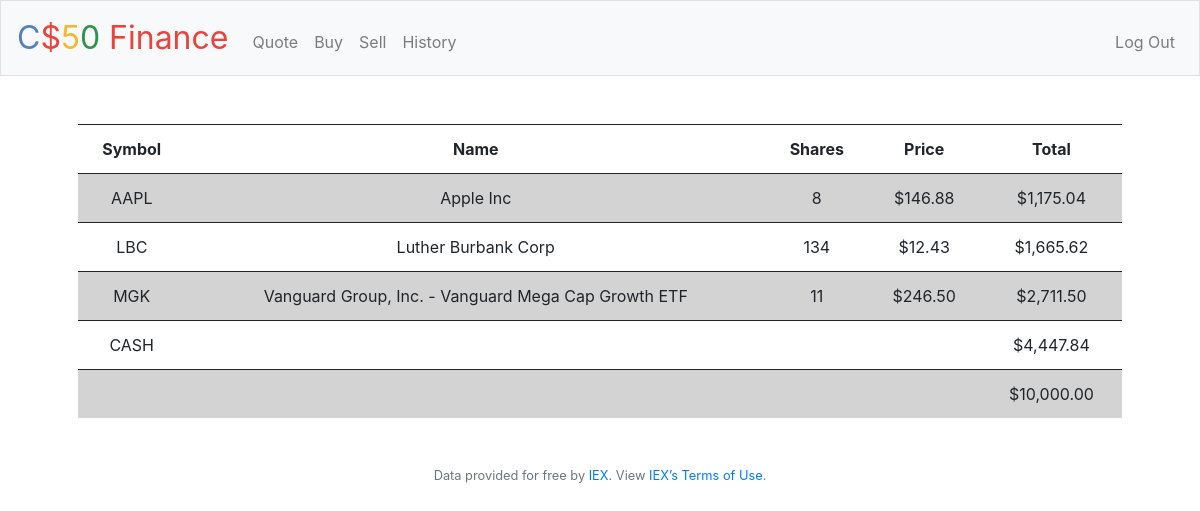
The page / (signed in) on the database its author committed.
### tables this page shows
CREATE TABLE portfolio (
id INTEGER NOT NULL,
user_id INTEGER NOT NULL,
symbol TEXT NOT NULL,
name TEXT NOT NULL,
shares INTEGER NOT NULL,
price NUMERIC NOT NULL,
PRIMARY KEY(id),
FOREIGN KEY(user_id) REFERENCES users(id)
);

### application.py (the view)
@app.route("/")
@login_required
def index():
    user_cash = db.execute("SELECT cash FROM users WHERE id=?", session.get("user_id"))
    cash = user_cash[0]["cash"]
    user_stocks = db.execute("SELECT * FROM portfolio WHERE user_id=?", session.get("user_id"))
    prices = []
    totals = []
    aggregate = cash
    for stock in user_stocks:
        price = stock["price"]
        total = price * stock["shares"]
        prices.append(usd(price))
        aggregate += total
        totals.append(usd(total))
    return render_template("index.html", cash=usd(cash), aggregate=usd(aggregate), stocks=user_stocks, length=len(user_stocks), prices=prices, totals=totals)

### application.py (called while the page is built)
@app.after_request
def after_request(response):
    response.headers["Cache-Control"] = "no-cache, no-store, must-revalidate"
    response.headers["Expires"] = 0
    response.headers["Pragma"] = "no-cache"
    return response

### helpers.py (called while the page is built)
def login_required(f):
    @wraps(f)
    def decorated_function(*args, **kwargs):
        if session.get("user_id") is None:
            return redirect("/login")
        return f(*args, **kwargs)
    return decorated_function

def usd(value):
    return f"${value:,.2f}"

### templates/index.html (shortened to what this page needs)
{% extends "layout.html" %}
{% block main %}
    <table>
        <thead>
            <tr>
                <th>Symbol</th>
                <th>Name</th>
                <th>Shares</th>
                <th>Price</th>
                <th>Total</th>
            </tr>
        </thead>
        <tbody>
            {% for i in range(length): %}
            <tr>
                <td>{{stocks[i].symbol}}</td>
                <td>{{stocks[i].name}}</td>
                <td>{{stocks[i].shares}}</td>
                <td>{{prices[i]}}</td>
                <td>{{totals[i]}}</td>
            </tr>
            {% endfor %}
            <tr>
                <td>CASH</td>
                <td> </td>
                <td> </td>
                <td> </td>
                <td>{{cash}}</td>
            </tr>
            <tr>
                <td> </td>
                <td> </td>
                <td> </td>
                <td> </td>
                <td>{{aggregate}}</td>
            </tr>
        </tbody>
    </table>
{% endblock %}

### templates/layout.html (shortened to what this page needs)
<!DOCTYPE html>
<html lang="en">
    <head>
        <link rel="stylesheet" href="https://cdn.jsdelivr.net/npm/bootstrap@4.5.3/dist/css/bootstrap.min.css">
        <link href="/static/styles.css" rel="stylesheet">
    </head>
    <body>
        <nav class="navbar navbar-expand-md navbar-light bg-light border">
            <a class="navbar-brand" href="/"><span class="blue">C</span><span class="red">$</span><span class="yellow">5</span><span class="green">0</span> <span class="red">Finance</span></a>
            <div class="collapse navbar-collapse" id="navbar">
                {% if session.user_id %}
                    <ul class="navbar-nav mr-auto mt-2">
                        <li class="nav-item"><a class="nav-link" href="/quote">Quote</a></li>
                        <li class="nav-item"><a class="nav-link" href="/buy">Buy</a></li>
                        <li class="nav-item"><a class="nav-link" href="/sell">Sell</a></li>
                        <li class="nav-item"><a class="nav-link" href="/history">History</a></li>
                    </ul>
                    <ul class="navbar-nav ml-auto mt-2">
                        <li class="nav-item"><a class="nav-link" href="/logout">Log Out</a></li>
                    </ul>
                {% else %}
                    <ul class="navbar-nav ml-auto mt-2">
                        <li class="nav-item"><a class="nav-link" href="/register">Register</a></li>
                        <li class="nav-item"><a class="nav-link" href="/login">Log In</a></li>
                    </ul>
                {% endif %}
            </div>
        </nav>
        <main class="container p-5">
            {% block main %}{% endblock %}
        </main>
        <footer class="small text-center text-muted">
            Data provided for free by <a href="https://iextrading.com/developer">IEX</a>. View <a href="https://iextrading.com/api-exhibit-a/">IEX’s Terms of Use</a>.
        </footer>
    </body>
</html>

### static/styles.css (style rules this page uses)
nav .navbar-brand { font-size: xx-large; }
nav .navbar-brand .blue { color: #537fbe; }
nav .navbar-brand .red { color: #ea433b; }
nav .navbar-brand .yellow { color: #f5b82e; }
nav .navbar-brand .green { color: #2e944b; }
main { overflow-x: auto; text-align: center; }
table { width: 100%; border-collapse: collapse; }
table th, table td { padding: 0.75rem; border-top: 1px solid; vertical-align: top; }
tbody tr:nth-of-type(odd) { background-color: lightgrey; }

### rows shown on the page
portfolio: symbol "AAPL", name "Apple Inc", shares "8"
portfolio: symbol "LBC", name "Luther Burbank Corp", shares "134"
portfolio: symbol "MGK", name "Vanguard Group, Inc. - Vanguard Mega Cap Growth ETF", shares "11"

### other values the page prints
{{ prices[i] }} "$146.88" "$12.43" "$246.50"
{{ totals[i] }} "$1,175.04" "$1,665.62" "$2,711.50"
{{ cash }} "$4,447.84"
{{ aggregate }} "$10,000.00"
